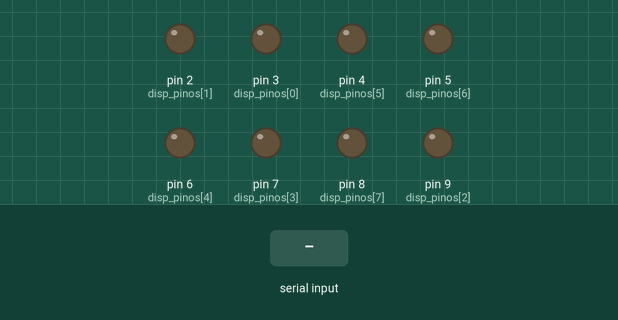
This sketch was run on a simulated Arduino Uno, built with avr-gcc and run on an emulated ATmega328P. Shown: output pins drawn as LEDs (lit = HIGH). Inputs (shaded band) come from the test bench.

Above: at 1.2 s.
1.3 s: "5" received over Serial
At 2.5 s:
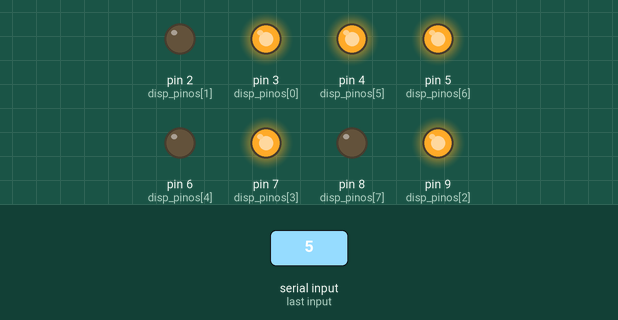
2.8 s: "4" received over Serial
At 3.8 s:
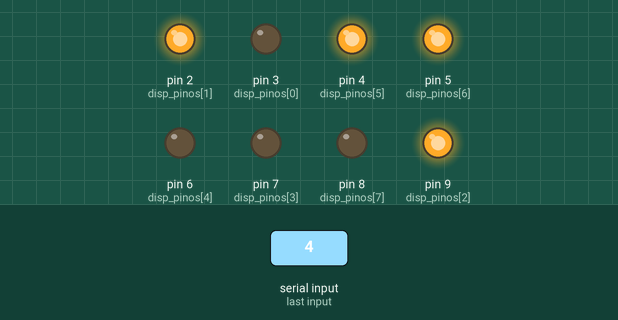
4.3 s: "3" received over Serial
At 5.0 s:
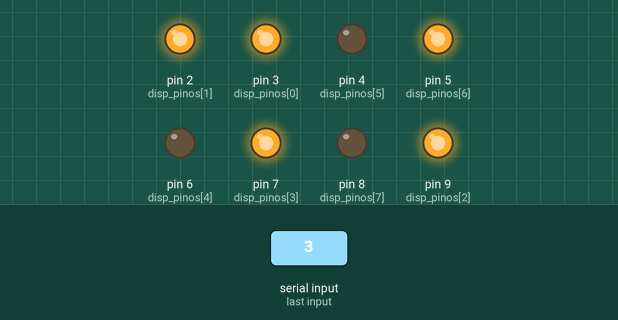
5.8 s: "2" received over Serial
At 6.1 s:
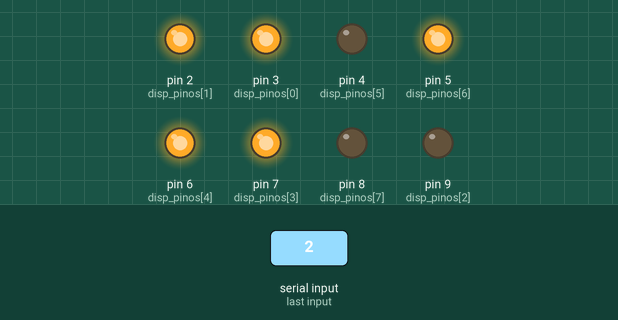
7.3 s: "1" received over Serial
At 8.5 s:
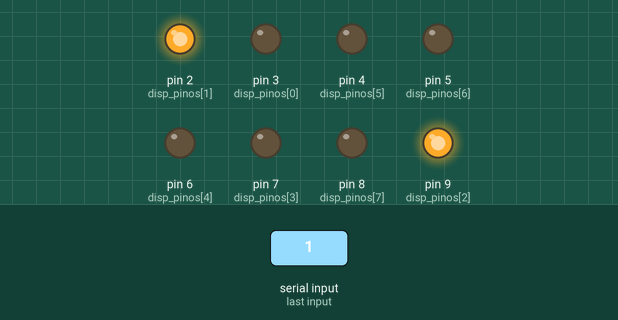
8.8 s: "0" received over Serial
At 9.6 s:
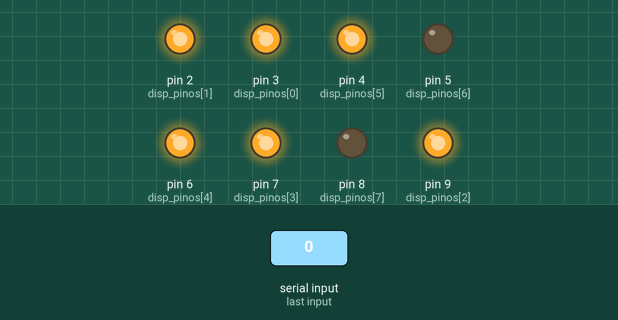
Timing chart, 0 to 11.3 s (numbered marks = the images above; inputs shaded):
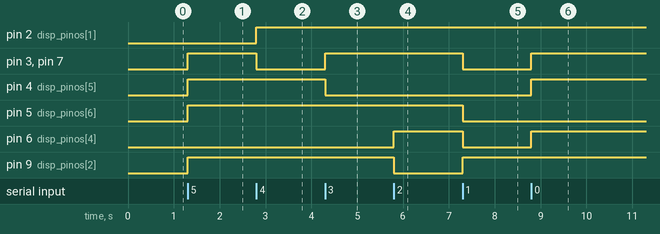

Measured:
- after the input at 1.3 s, pin 3 (disp_pinos[0]), pin 4 (disp_pinos[5]), pin 5 (disp_pinos[6]), pin 7 (disp_pinos[3]), pin 9 (disp_pinos[2]): LOW → HIGH at once
- after the input at 2.8 s, pin 2 (disp_pinos[1]): LOW → HIGH at once; pin 3 (disp_pinos[0]), pin 7 (disp_pinos[3]): HIGH → LOW at once
- after the input at 4.3 s, pin 3 (disp_pinos[0]), pin 7 (disp_pinos[3]): LOW → HIGH at once; pin 4 (disp_pinos[5]): HIGH → LOW at once
- after the input at 5.8 s, pin 6 (disp_pinos[4]): LOW → HIGH at once; pin 9 (disp_pinos[2]): HIGH → LOW at once
- after the input at 7.3 s, pin 3 (disp_pinos[0]), pin 5 (disp_pinos[6]), pin 6 (disp_pinos[4]), pin 7 (disp_pinos[3]): HIGH → LOW at once; pin 9 (disp_pinos[2]): LOW → HIGH at once
- after the input at 8.8 s, pin 3 (disp_pinos[0]), pin 4 (disp_pinos[5]), pin 6 (disp_pinos[4]), pin 7 (disp_pinos[3]): LOW → HIGH at once

The sketch:

Display.ino
```cpp
char cmd;
int disp_pinos[8] = {3, 2, 9, 7, 6, 4, 5, 8};

void setup() {
  Serial.begin(9600);
  for(int i=0; i<8; i++){
    pinMode(disp_pinos[i], OUTPUT);
  }
}

void loop() {
  cmd = Serial.read();
  if (cmd == '5')
  {
    digitalWrite(3, HIGH);
    digitalWrite(2, LOW);
    digitalWrite(9, HIGH);
    digitalWrite(7, HIGH);
    digitalWrite(6, LOW);
    digitalWrite(4, HIGH);
    digitalWrite(5, HIGH);
    digitalWrite(8, LOW);
  }
  else if (cmd == '4')
  {
    digitalWrite(3, LOW);
    digitalWrite(2, HIGH);
    digitalWrite(9, HIGH);
    digitalWrite(7, LOW);
    digitalWrite(6, LOW);
    digitalWrite(4, HIGH);
    digitalWrite(5, HIGH);
    digitalWrite(8, LOW);
  }
  else if (cmd == '3')
  {
    digitalWrite(3, HIGH);
    digitalWrite(2, HIGH);
    digitalWrite(9, HIGH);
    digitalWrite(7, HIGH);
    digitalWrite(6, LOW);
    digitalWrite(4, LOW);
    digitalWrite(5, HIGH);
    digitalWrite(8, LOW);
  }
  else if (cmd == '2')
  {
    digitalWrite(3, HIGH);
    digitalWrite(2, HIGH);
    digitalWrite(9, LOW);
    digitalWrite(7, HIGH);
    digitalWrite(6, HIGH);
    digitalWrite(4, LOW);
    digitalWrite(5, HIGH);
    digitalWrite(8, LOW);
  }
  else if (cmd == '1')
  {
    digitalWrite(3, LOW);
    digitalWrite(2, HIGH);
    digitalWrite(9, HIGH);
    digitalWrite(7, LOW);
    digitalWrite(6, LOW);
    digitalWrite(4, LOW);
    digitalWrite(5, LOW);
    digitalWrite(8, LOW);
  }
  else if (cmd == '0')
  {
    digitalWrite(3, HIGH);
    digitalWrite(2, HIGH);
    digitalWrite(9, HIGH);
    digitalWrite(7, HIGH);
    digitalWrite(6, HIGH);
    digitalWrite(4, HIGH);
    digitalWrite(5, LOW);
    digitalWrite(8, LOW);
  }
  else if (cmd == 'd')
  {
    digitalWrite(3, LOW);
    digitalWrite(2, LOW);
    digitalWrite(9, LOW);
    digitalWrite(7, LOW);
    digitalWrite(6, LOW);
    digitalWrite(4, LOW);
    digitalWrite(5, LOW);
    digitalWrite(8, LOW);
  }
}
```
